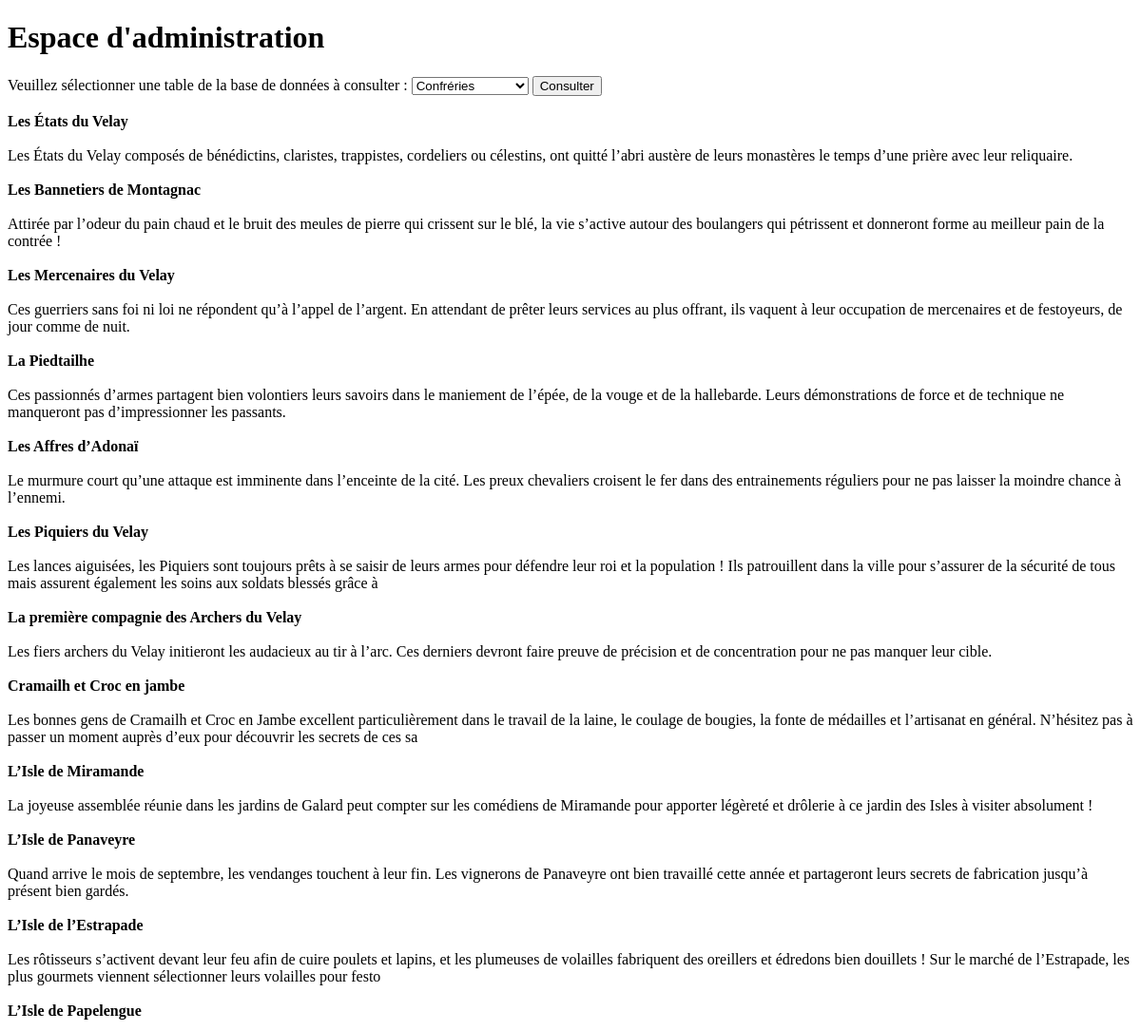
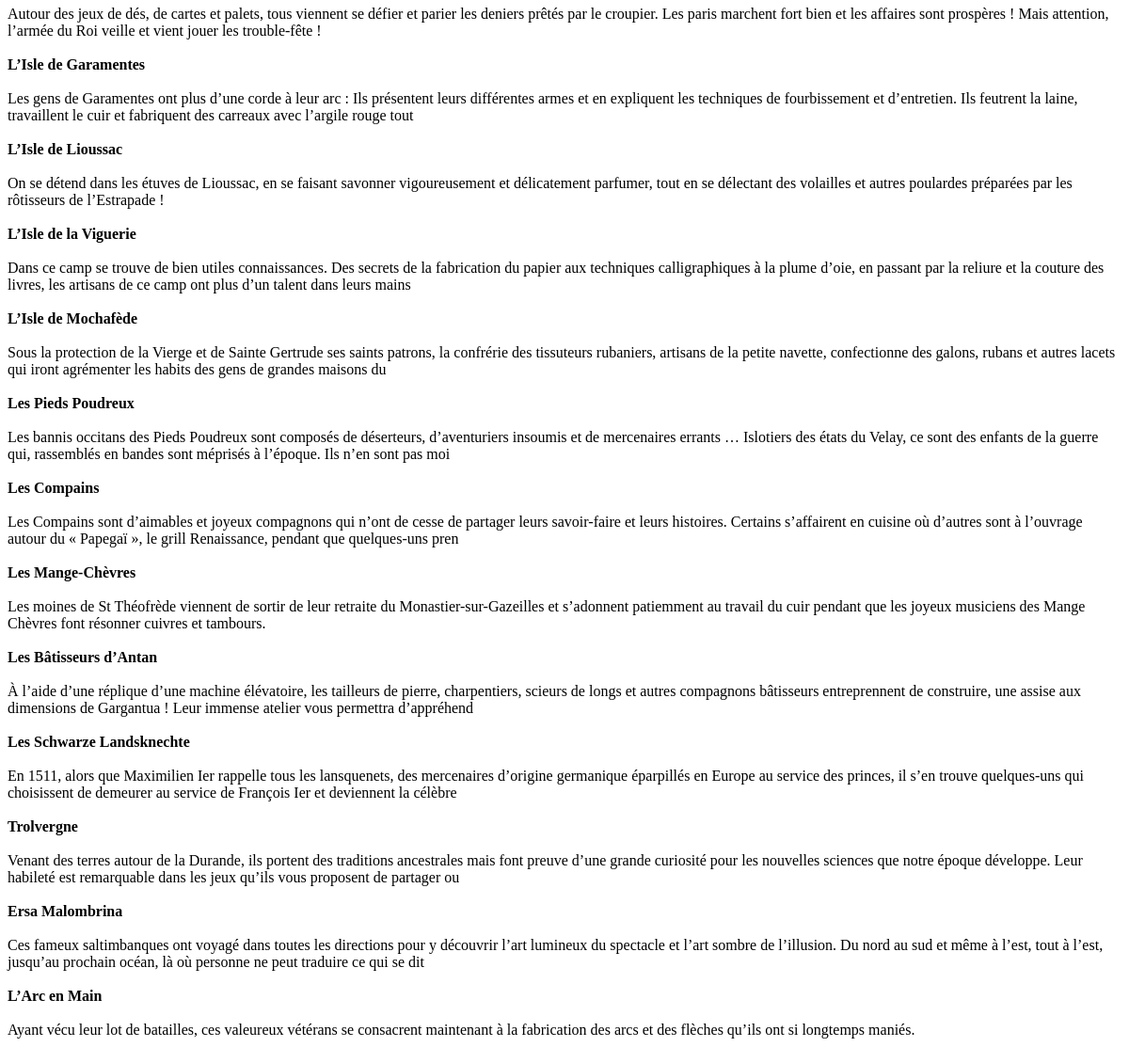
Before: /Yaël/Confrerie2.php with the older database file (2 pictures, top to bottom).
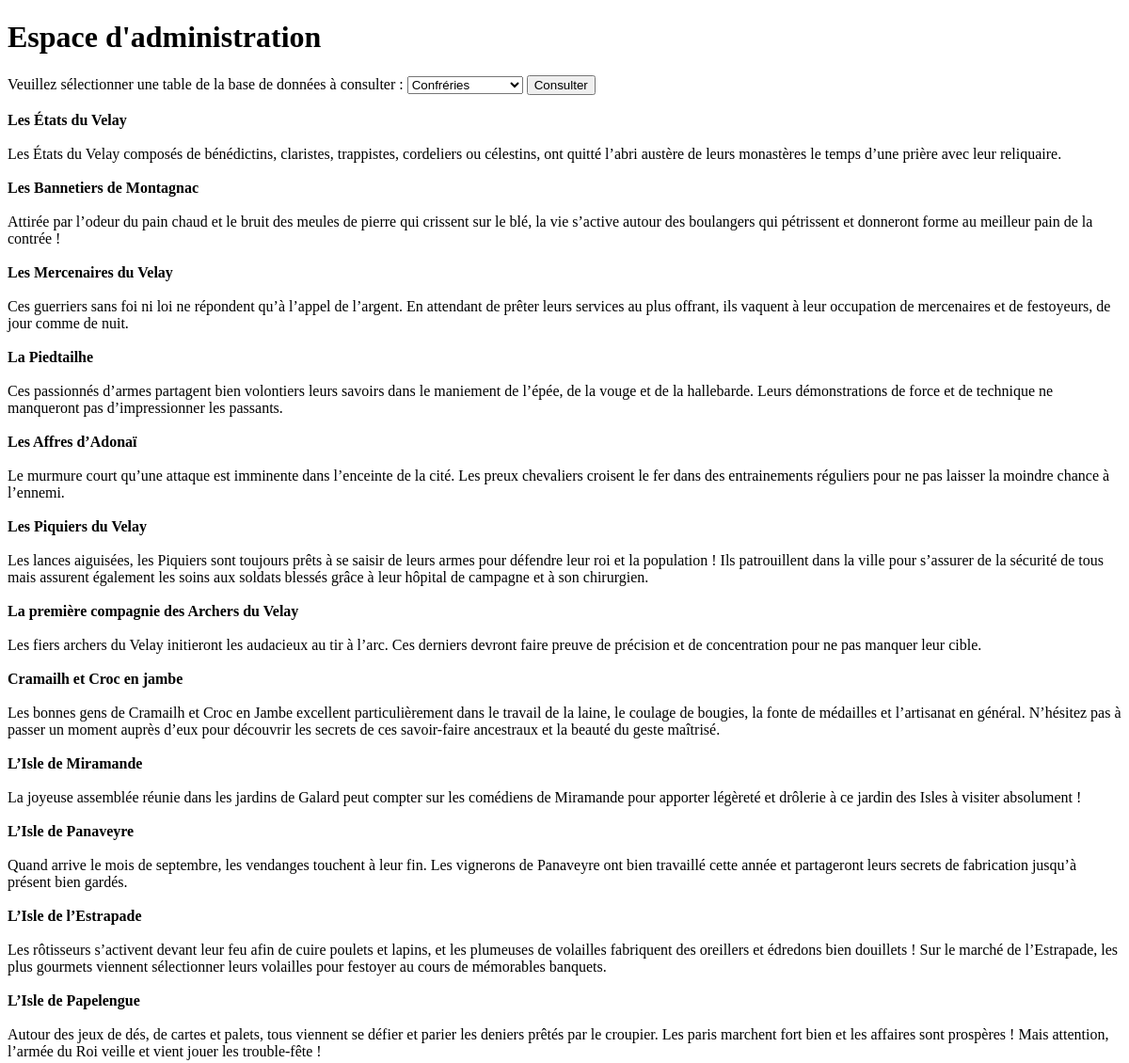
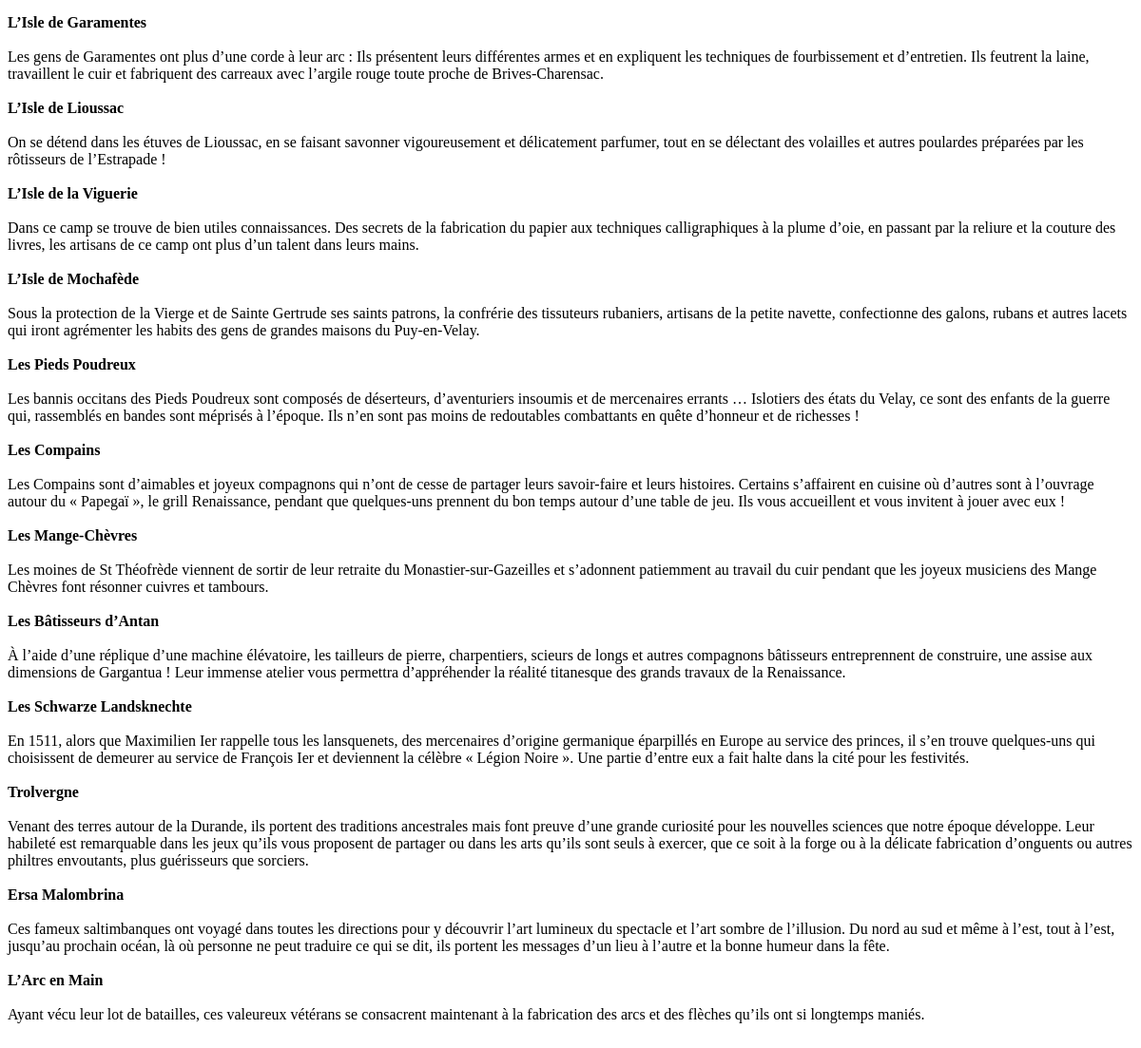
After: the same page with the newer database file (2 pictures, top to bottom).
### tables this page shows
CREATE TABLE `confrerie` (
  `idConfrerie` int(11) NOT NULL,
  `bio` text DEFAULT NULL,
  `nomConfrerie` varchar(255) NOT NULL
);

### Yaël/Confrerie2.php (the view, shortened to what this page needs)
<!doctype HTML>
<html lang="fr">
    <head>
    </head>
    <body>
        <h1>Espace d'administration</h1>
        <form method="POST" action="Admin2.php">
        <label>Veuillez sélectionner une table de la base de données à consulter :</label>
        <select id="select" name="select">
            <option value="Confrerie2.php" selected>Confréries</option>
        </select>
        <button id="button">Consulter</button>
        </form>
        <br>
    </body>
</html>
<?php
    $db=new
    PDO('mysql:host=localhost;port=3306;dbname=lcdr','root','');
    $results=$db->query('SELECT nomConfrerie, bio FROM confrerie');
    $tab=$results->fetchAll();
    $confreries=count($tab);
    class Confrerie
    {
        public $nomConfrerie="";
        public $bio="";
        public function __construct($nomConfrerie, $bio)
        {
            $this->nomConfrerie=$nomConfrerie;
            $this->bio=$bio;
        }
        public function affichage()
        {
            echo "<b>".$this->nomConfrerie."</b><br><br>".$this->bio."<br><br>";
        }
    }
    $confrerie=array();
    for($i=0;$i<$confreries;$i++)
    {
        $confrerie[$i]=new Confrerie($tab[$i][0], $tab[$i][1]);
        $confrerie[$i]->affichage();
    }
?>

Changed rows visible on the page:
changed confrerie "Les Piquiers du Velay": bio "Les lances aiguisées, les Piquiers sont toujours prêts à se saisir de leurs armes pour défendre leur roi et la population ! Ils patrouillent dans la ville pour s’assurer de la sécurité de tous mais assurent également les soins aux soldats blessés grâce à" → "Les lances aiguisées, les Piquiers sont toujours prêts à se saisir de leurs armes pour défendre leur roi et la population ! Ils patrouillent dans la ville pour s’assurer de la sécurité de tous mais assurent également les soins aux soldats blessés grâce à leur hôpital de campagne et à son chirurgien."
changed confrerie "Cramailh et Croc en jambe": bio "Les bonnes gens de Cramailh et Croc en Jambe excellent particulièrement dans le travail de la laine, le coulage de bougies, la fonte de médailles et l’artisanat en général. N’hésitez pas à passer un moment auprès d’eux pour découvrir les secrets de ces sa" → "Les bonnes gens de Cramailh et Croc en Jambe excellent particulièrement dans le travail de la laine, le coulage de bougies, la fonte de médailles et l’artisanat en général. N’hésitez pas à passer un moment auprès d’eux pour découvrir les secrets de ces savoir-faire ancestraux et la beauté du geste maîtrisé."
changed confrerie "L’Isle de l’Estrapade": bio "Les rôtisseurs s’activent devant leur feu afin de cuire poulets et lapins, et les plumeuses de volailles fabriquent des oreillers et édredons bien douillets ! Sur le marché de l’Estrapade, les plus gourmets viennent sélectionner leurs volailles pour festo" → "Les rôtisseurs s’activent devant leur feu afin de cuire poulets et lapins, et les plumeuses de volailles fabriquent des oreillers et édredons bien douillets ! Sur le marché de l’Estrapade, les plus gourmets viennent sélectionner leurs volailles pour festoyer au cours de mémorables banquets."
changed confrerie "L’Isle de Garamentes": bio "Les gens de Garamentes ont plus d’une corde à leur arc : Ils présentent leurs différentes armes et en expliquent les techniques de fourbissement et d’entretien. Ils feutrent la laine, travaillent le cuir et fabriquent des carreaux avec l’argile rouge tout" → "Les gens de Garamentes ont plus d’une corde à leur arc : Ils présentent leurs différentes armes et en expliquent les techniques de fourbissement et d’entretien. Ils feutrent la laine, travaillent le cuir et fabriquent des carreaux avec l’argile rouge toute proche de Brives-Charensac."
changed confrerie "L’Isle de la Viguerie": bio "Dans ce camp se trouve de bien utiles connaissances. Des secrets de la fabrication du papier aux techniques calligraphiques à la plume d’oie, en passant par la reliure et la couture des livres, les artisans de ce camp ont plus d’un talent dans leurs mains" → "Dans ce camp se trouve de bien utiles connaissances. Des secrets de la fabrication du papier aux techniques calligraphiques à la plume d’oie, en passant par la reliure et la couture des livres, les artisans de ce camp ont plus d’un talent dans leurs mains."
changed confrerie "L’Isle de Mochafède": bio "Sous la protection de la Vierge et de Sainte Gertrude ses saints patrons, la confrérie des tissuteurs rubaniers, artisans de la petite navette, confectionne des galons, rubans et autres lacets qui iront agrémenter les habits des gens de grandes maisons du" → "Sous la protection de la Vierge et de Sainte Gertrude ses saints patrons, la confrérie des tissuteurs rubaniers, artisans de la petite navette, confectionne des galons, rubans et autres lacets qui iront agrémenter les habits des gens de grandes maisons du Puy-en-Velay."
changed confrerie "Les Pieds Poudreux": bio "Les bannis occitans des Pieds Poudreux sont composés de déserteurs, d’aventuriers insoumis et de mercenaires errants … Islotiers des états du Velay, ce sont des enfants de la guerre qui, rassemblés en bandes sont méprisés à l’époque. Ils n’en sont pas moi" → "Les bannis occitans des Pieds Poudreux sont composés de déserteurs, d’aventuriers insoumis et de mercenaires errants … Islotiers des états du Velay, ce sont des enfants de la guerre qui, rassemblés en bandes sont méprisés à l’époque. Ils n’en sont pas moins de redoutables combattants en quête d’honneur et de richesses !"
changed confrerie "Les Compains": bio "Les Compains sont d’aimables et joyeux compagnons qui n’ont de cesse de partager leurs savoir-faire et leurs histoires. Certains s’affairent en cuisine où d’autres sont à l’ouvrage autour du « Papegaï », le grill Renaissance, pendant que quelques-uns pren" → "Les Compains sont d’aimables et joyeux compagnons qui n’ont de cesse de partager leurs savoir-faire et leurs histoires. Certains s’affairent en cuisine où d’autres sont à l’ouvrage autour du « Papegaï », le grill Renaissance, pendant que quelques-uns prennent du bon temps autour d’une table de jeu. Ils vous accueillent et vous invitent à jouer avec eux !"
changed confrerie "Les Bâtisseurs d’Antan": bio "À l’aide d’une réplique d’une machine élévatoire, les tailleurs de pierre, charpentiers, scieurs de longs et autres compagnons bâtisseurs entreprennent de construire, une assise aux dimensions de Gargantua ! Leur immense atelier vous permettra d’appréhend" → "À l’aide d’une réplique d’une machine élévatoire, les tailleurs de pierre, charpentiers, scieurs de longs et autres compagnons bâtisseurs entreprennent de construire, une assise aux dimensions de Gargantua ! Leur immense atelier vous permettra d’appréhender la réalité titanesque des grands travaux de la Renaissance."
changed confrerie "Les Schwarze Landsknechte": bio "En 1511, alors que Maximilien Ier rappelle tous les lansquenets, des mercenaires d’origine germanique éparpillés en Europe au service des princes, il s’en trouve quelques-uns qui choisissent de demeurer au service de François Ier et deviennent la célèbre" → "En 1511, alors que Maximilien Ier rappelle tous les lansquenets, des mercenaires d’origine germanique éparpillés en Europe au service des princes, il s’en trouve quelques-uns qui choisissent de demeurer au service de François Ier et deviennent la célèbre « Légion Noire ». Une partie d’entre eux a fait halte dans la cité pour les festivités."
changed confrerie "Trolvergne": bio "Venant des terres autour de la Durande, ils portent des traditions ancestrales mais font preuve d’une grande curiosité pour les nouvelles sciences que notre époque développe. Leur habileté est remarquable dans les jeux qu’ils vous proposent de partager ou" → "Venant des terres autour de la Durande, ils portent des traditions ancestrales mais font preuve d’une grande curiosité pour les nouvelles sciences que notre époque développe. Leur habileté est remarquable dans les jeux qu’ils vous proposent de partager ou dans les arts qu’ils sont seuls à exercer, que ce soit à la forge ou à la délicate fabrication d’onguents ou autres philtres envoutants, plus guérisseurs que sorciers."
changed confrerie "Ersa Malombrina": bio "Ces fameux saltimbanques ont voyagé dans toutes les directions pour y découvrir l’art lumineux du spectacle et l’art sombre de l’illusion. Du nord au sud et même à l’est, tout à l’est, jusqu’au prochain océan, là où personne ne peut traduire ce qui se dit" → "Ces fameux saltimbanques ont voyagé dans toutes les directions pour y découvrir l’art lumineux du spectacle et l’art sombre de l’illusion. Du nord au sud et même à l’est, tout à l’est, jusqu’au prochain océan, là où personne ne peut traduire ce qui se dit, ils portent les messages d’un lieu à l’autre et la bonne humeur dans la fête."
